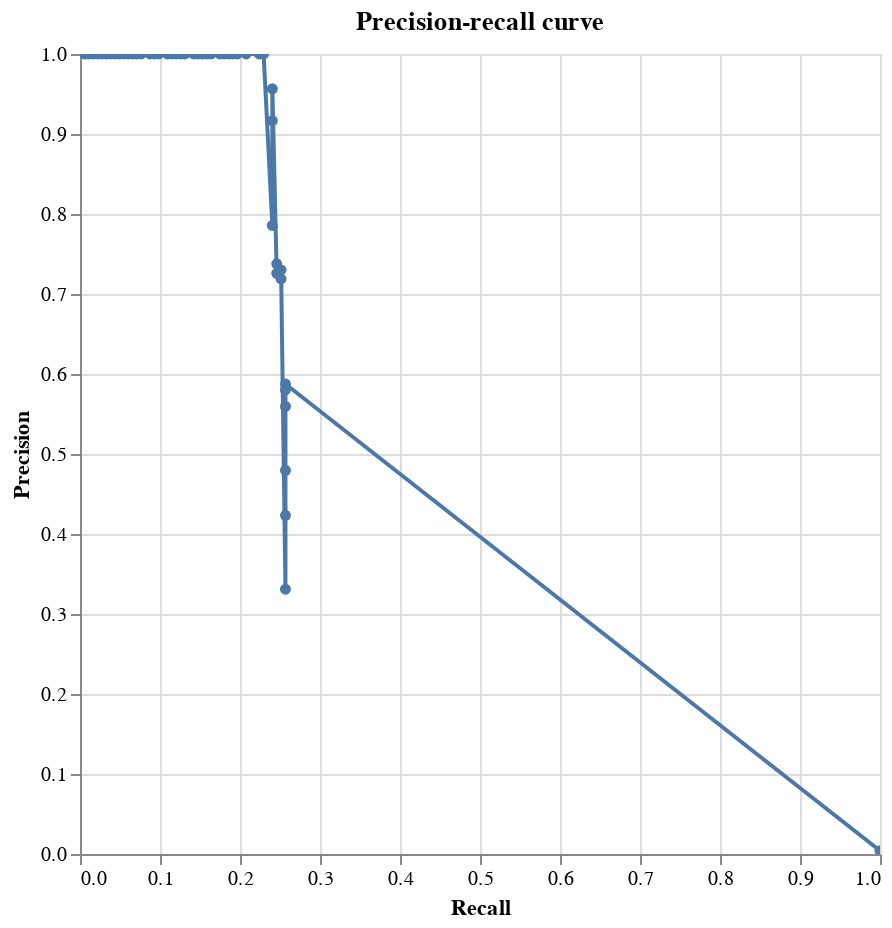

Notebook code cell kept with this figure:
### Code cell
precision_recall_chart(labels_and_scores, spark)

### Figure 1 — Vega-Lite specification as saved in the notebook (floating-point values rounded to 4 significant figures)
{"$schema": "https://vega.github.io/schema/vega-lite/v4.8.1.json", "config": {"view": {"continuousHeight": 300, "continuousWidth": 400}}, "data": {"name": "data-fadd0e93e9546856cbc745a99e65285d", "values": [{"FN": 0, "FN_rate": 0, "FP": 44667, "FP_rate": 1, "N": 44667, "N_rate": 0.9959, "P": 183, "P_rate": 0.00408, "TN": 0, "TN_rate": 0, "TP": 183, "TP_rate": 1, "precision": 0.00408, "recall": 1, "row_count": 44850, "truth_threshold": 0}, {"FN": 136, "FN_rate": 0.7432, "FP": 95, "FP_rate": 0.002127, "N": 44667, "N_rate": 0.9959, "P": 183, "P_rate": 0.00408, "TN": 44572, "TN_rate": 0.9979, "TP": 47, "TP_rate": 0.2568, "precision": 0.331, "recall": 0.2568, "row_count": 44850, "truth_threshold": 0.004529}, {"FN": 136, "FN_rate": 0.7432, "FP": 64, "FP_rate": 0.001433, "N": 44667, "N_rate": 0.9959, "P": 183, "P_rate": 0.00408, "TN": 44603, "TN_rate": 0.9986, "TP": 47, "TP_rate": 0.2568, "precision": 0.4234, "recall": 0.2568, "row_count": 44850, "truth_threshold": 0.009696}, {"FN": 136, "FN_rate": 0.7432, "FP": 51, "FP_rate": 0.001142, "N": 44667, "N_rate": 0.9959, "P": 183, "P_rate": 0.00408, "TN": 44616, "TN_rate": 0.9989, "TP": 47, "TP_rate": 0.2568, "precision": 0.4796, "recall": 0.2568, "row_count": 44850, "truth_threshold": 0.01086}, {"FN": 136, "FN_rate": 0.7432, "FP": 37, "FP_rate": 0.0008284, "N": 44667, "N_rate": 0.9959, "P": 183, "P_rate": 0.00408, "TN": 44630, "TN_rate": 0.9992, "TP": 47, "TP_rate": 0.2568, "precision": 0.5595, "recall": 0.2568, "row_count": 44850, "truth_threshold": 0.02307}, {"FN": 136, "FN_rate": 0.7432, "FP": 34, "FP_rate": 0.0007612, "N": 44667, "N_rate": 0.9959, "P": 183, "P_rate": 0.00408, "TN": 44633, "TN_rate": 0.9992, "TP": 47, "TP_rate": 0.2568, "precision": 0.5802, "recall": 0.2568, "row_count": 44850, "truth_threshold": 0.04207}, {"FN": 136, "FN_rate": 0.7432, "FP": 33, "FP_rate": 0.0007388, "N": 44667, "N_rate": 0.9959, "P": 183, "P_rate": 0.00408, "TN": 44634, "TN_rate": 0.9993, "TP": 47, "TP_rate": 0.2568, "precision": 0.5875, "recall": 0.2568, "row_count": 44850, "truth_threshold": 0.05451}, {"FN": 137, "FN_rate": 0.7486, "FP": 18, "FP_rate": 0.000403, "N": 44667, "N_rate": 0.9959, "P": 183, "P_rate": 0.00408, "TN": 44649, "TN_rate": 0.9996, "TP": 46, "TP_rate": 0.2514, "precision": 0.7188, "recall": 0.2514, "row_count": 44850, "truth_threshold": 0.05999}, {"FN": 137, "FN_rate": 0.7486, "FP": 17, "FP_rate": 0.0003806, "N": 44667, "N_rate": 0.9959, "P": 183, "P_rate": 0.00408, "TN": 44650, "TN_rate": 0.9996, "TP": 46, "TP_rate": 0.2514, "precision": 0.7302, "recall": 0.2514, "row_count": 44850, "truth_threshold": 0.08191}, {"FN": 138, "FN_rate": 0.7541, "FP": 17, "FP_rate": 0.0003806, "N": 44667, "N_rate": 0.9959, "P": 183, "P_rate": 0.00408, "TN": 44650, "TN_rate": 0.9996, "TP": 45, "TP_rate": 0.2459, "precision": 0.7258, "recall": 0.2459, "row_count": 44850, "truth_threshold": 0.09581}, {"FN": 138, "FN_rate": 0.7541, "FP": 16, "FP_rate": 0.0003582, "N": 44667, "N_rate": 0.9959, "P": 183, "P_rate": 0.00408, "TN": 44651, "TN_rate": 0.9996, "TP": 45, "TP_rate": 0.2459, "precision": 0.7377, "recall": 0.2459, "row_count": 44850, "truth_threshold": 0.1104}, {"FN": 139, "FN_rate": 0.7596, "FP": 12, "FP_rate": 0.0002687, "N": 44667, "N_rate": 0.9959, "P": 183, "P_rate": 0.00408, "TN": 44655, "TN_rate": 0.9997, "TP": 44, "TP_rate": 0.2404, "precision": 0.7857, "recall": 0.2404, "row_count": 44850, "truth_threshold": 0.1221}, {"FN": 139, "FN_rate": 0.7596, "FP": 4, "FP_rate": 8.955e-05, "N": 44667, "N_rate": 0.9959, "P": 183, "P_rate": 0.00408, "TN": 44663, "TN_rate": 0.9999, "TP": 44, "TP_rate": 0.2404, "precision": 0.9167, "recall": 0.2404, "row_count": 44850, "truth_threshold": 0.1334}, {"FN": 139, "FN_rate": 0.7596, "FP": 2, "FP_rate": 4.478e-05, "N": 44667, "N_rate": 0.9959, "P": 183, "P_rate": 0.00408, "TN": 44665, "TN_rate": 1.0, "TP": 44, "TP_rate": 0.2404, "precision": 0.9565, "recall": 0.2404, "row_count": 44850, "truth_threshold": 0.2304}, {"FN": 141, "FN_rate": 0.7705, "FP": 0, "FP_rate": 0, "N": 44667, "N_rate": 0.9959, "P": 183, "P_rate": 0.00408, "TN": 44667, "TN_rate": 1, "TP": 42, "TP_rate": 0.2295, "precision": 1, "recall": 0.2295, "row_count": 44850, "truth_threshold": 0.324}, {"FN": 142, "FN_rate": 0.776, "FP": 0, "FP_rate": 0, "N": 44667, "N_rate": 0.9959, "P": 183, "P_rate": 0.00408, "TN": 44667, "TN_rate": 1, "TP": 41, "TP_rate": 0.224, "precision": 1, "recall": 0.224, "row_count": 44850, "truth_threshold": 0.6832}, {"FN": 145, "FN_rate": 0.7923, "FP": 0, "FP_rate": 0, "N": 44667, "N_rate": 0.9959, "P": 183, "P_rate": 0.00408, "TN": 44667, "TN_rate": 1, "TP": 38, "TP_rate": 0.2077, "precision": 1, "recall": 0.2077, "row_count": 44850, "truth_threshold": 0.8388}, {"FN": 147, "FN_rate": 0.8033, "FP": 0, "FP_rate": 0, "N": 44667, "N_rate": 0.9959, "P": 183, "P_rate": 0.00408, "TN": 44667, "TN_rate": 1, "TP": 36, "TP_rate": 0.1967, "precision": 1, "recall": 0.1967, "row_count": 44850, "truth_threshold": 0.8413}, {"FN": 148, "FN_rate": 0.8087, "FP": 0, "FP_rate": 0, "N": 44667, "N_rate": 0.9959, "P": 183, "P_rate": 0.00408, "TN": 44667, "TN_rate": 1, "TP": 35, "TP_rate": 0.1913, "precision": 1, "recall": 0.1913, "row_count": 44850, "truth_threshold": 0.879}, {"FN": 149, "FN_rate": 0.8142, "FP": 0, "FP_rate": 0, "N": 44667, "N_rate": 0.9959, "P": 183, "P_rate": 0.00408, "TN": 44667, "TN_rate": 1, "TP": 34, "TP_rate": 0.1858, "precision": 1, "recall": 0.1858, "row_count": 44850, "truth_threshold": 0.956}, {"FN": 150, "FN_rate": 0.8197, "FP": 0, "FP_rate": 0, "N": 44667, "N_rate": 0.9959, "P": 183, "P_rate": 0.00408, "TN": 44667, "TN_rate": 1, "TP": 33, "TP_rate": 0.1803, "precision": 1, "recall": 0.1803, "row_count": 44850, "truth_threshold": 0.9571}, {"FN": 151, "FN_rate": 0.8251, "FP": 0, "FP_rate": 0, "N": 44667, "N_rate": 0.9959, "P": 183, "P_rate": 0.00408, "TN": 44667, "TN_rate": 1, "TP": 32, "TP_rate": 0.1749, "precision": 1, "recall": 0.1749, "row_count": 44850, "truth_threshold": 0.9738}, {"FN": 153, "FN_rate": 0.8361, "FP": 0, "FP_rate": 0, "N": 44667, "N_rate": 0.9959, "P": 183, "P_rate": 0.00408, "TN": 44667, "TN_rate": 1, "TP": 30, "TP_rate": 0.1639, "precision": 1, "recall": 0.1639, "row_count": 44850, "truth_threshold": 0.9818}, {"FN": 154, "FN_rate": 0.8415, "FP": 0, "FP_rate": 0, "N": 44667, "N_rate": 0.9959, "P": 183, "P_rate": 0.00408, "TN": 44667, "TN_rate": 1, "TP": 29, "TP_rate": 0.1585, "precision": 1, "recall": 0.1585, "row_count": 44850, "truth_threshold": 0.9872}, {"FN": 155, "FN_rate": 0.847, "FP": 0, "FP_rate": 0, "N": 44667, "N_rate": 0.9959, "P": 183, "P_rate": 0.00408, "TN": 44667, "TN_rate": 1, "TP": 28, "TP_rate": 0.153, "precision": 1, "recall": 0.153, "row_count": 44850, "truth_threshold": 0.9877}, {"FN": 156, "FN_rate": 0.8525, "FP": 0, "FP_rate": 0, "N": 44667, "N_rate": 0.9959, "P": 183, "P_rate": 0.00408, "TN": 44667, "TN_rate": 1, "TP": 27, "TP_rate": 0.1475, "precision": 1, "recall": 0.1475, "row_count": 44850, "truth_threshold": 0.9914}, {"FN": 157, "FN_rate": 0.8579, "FP": 0, "FP_rate": 0, "N": 44667, "N_rate": 0.9959, "P": 183, "P_rate": 0.00408, "TN": 44667, "TN_rate": 1, "TP": 26, "TP_rate": 0.1421, "precision": 1, "recall": 0.1421, "row_count": 44850, "truth_threshold": 0.9935}, {"FN": 159, "FN_rate": 0.8689, "FP": 0, "FP_rate": 0, "N": 44667, "N_rate": 0.9959, "P": 183, "P_rate": 0.00408, "TN": 44667, "TN_rate": 1, "TP": 24, "TP_rate": 0.1311, "precision": 1, "recall": 0.1311, "row_count": 44850, "truth_threshold": 0.9976}, {"FN": 160, "FN_rate": 0.8743, "FP": 0, "FP_rate": 0, "N": 44667, "N_rate": 0.9959, "P": 183, "P_rate": 0.00408, "TN": 44667, "TN_rate": 1, "TP": 23, "TP_rate": 0.1257, "precision": 1, "recall": 0.1257, "row_count": 44850, "truth_threshold": 0.9986}, {"FN": 161, "FN_rate": 0.8798, "FP": 0, "FP_rate": 0, "N": 44667, "N_rate": 0.9959, "P": 183, "P_rate": 0.00408, "TN": 44667, "TN_rate": 1, "TP": 22, "TP_rate": 0.1202, "precision": 1, "recall": 0.1202, "row_count": 44850, "truth_threshold": 0.9987}, {"FN": 162, "FN_rate": 0.8852, "FP": 0, "FP_rate": 0, "N": 44667, "N_rate": 0.9959, "P": 183, "P_rate": 0.00408, "TN": 44667, "TN_rate": 1, "TP": 21, "TP_rate": 0.1148, "precision": 1, "recall": 0.1148, "row_count": 44850, "truth_threshold": 0.9994}, {"FN": 163, "FN_rate": 0.8907, "FP": 0, "FP_rate": 0, "N": 44667, "N_rate": 0.9959, "P": 183, "P_rate": 0.00408, "TN": 44667, "TN_rate": 1, "TP": 20, "TP_rate": 0.1093, "precision": 1, "recall": 0.1093, "row_count": 44850, "truth_threshold": 0.9997}, {"FN": 165, "FN_rate": 0.9016, "FP": 0, "FP_rate": 0, "N": 44667, "N_rate": 0.9959, "P": 183, "P_rate": 0.00408, "TN": 44667, "TN_rate": 1, "TP": 18, "TP_rate": 0.09836, "precision": 1, "recall": 0.09836, "row_count": 44850, "truth_threshold": 0.9998}, {"FN": 166, "FN_rate": 0.9071, "FP": 0, "FP_rate": 0, "N": 44667, "N_rate": 0.9959, "P": 183, "P_rate": 0.00408, "TN": 44667, "TN_rate": 1, "TP": 17, "TP_rate": 0.0929, "precision": 1, "recall": 0.0929, "row_count": 44850, "truth_threshold": 0.9999}, {"FN": 167, "FN_rate": 0.9126, "FP": 0, "FP_rate": 0, "N": 44667, "N_rate": 0.9959, "P": 183, "P_rate": 0.00408, "TN": 44667, "TN_rate": 1, "TP": 16, "TP_rate": 0.08743, "precision": 1, "recall": 0.08743, "row_count": 44850, "truth_threshold": 0.9999}, {"FN": 169, "FN_rate": 0.9235, "FP": 0, "FP_rate": 0, "N": 44667, "N_rate": 0.9959, "P": 183, "P_rate": 0.00408, "TN": 44667, "TN_rate": 1, "TP": 14, "TP_rate": 0.0765, "precision": 1, "recall": 0.0765, "row_count": 44850, "truth_threshold": 0.9999}, {"FN": 170, "FN_rate": 0.929, "FP": 0, "FP_rate": 0, "N": 44667, "N_rate": 0.9959, "P": 183, "P_rate": 0.00408, "TN": 44667, "TN_rate": 1, "TP": 13, "TP_rate": 0.07104, "precision": 1, "recall": 0.07104, "row_count": 44850, "truth_threshold": 0.9999}, {"FN": 171, "FN_rate": 0.9344, "FP": 0, "FP_rate": 0, "N": 44667, "N_rate": 0.9959, "P": 183, "P_rate": 0.00408, "TN": 44667, "TN_rate": 1, "TP": 12, "TP_rate": 0.06557, "precision": 1, "recall": 0.06557, "row_count": 44850, "truth_threshold": 1.0}, {"FN": 172, "FN_rate": 0.9399, "FP": 0, "FP_rate": 0, "N": 44667, "N_rate": 0.9959, "P": 183, "P_rate": 0.00408, "TN": 44667, "TN_rate": 1, "TP": 11, "TP_rate": 0.06011, "precision": 1, "recall": 0.06011, "row_count": 44850, "truth_threshold": 1.0}, {"FN": 173, "FN_rate": 0.9454, "FP": 0, "FP_rate": 0, "N": 44667, "N_rate": 0.9959, "P": 183, "P_rate": 0.00408, "TN": 44667, "TN_rate": 1, "TP": 10, "TP_rate": 0.05464, "precision": 1, "recall": 0.05464, "row_count": 44850, "truth_threshold": 1.0}, {"FN": 174, "FN_rate": 0.9508, "FP": 0, "FP_rate": 0, "N": 44667, "N_rate": 0.9959, "P": 183, "P_rate": 0.00408, "TN": 44667, "TN_rate": 1, "TP": 9, "TP_rate": 0.04918, "precision": 1, "recall": 0.04918, "row_count": 44850, "truth_threshold": 1.0}, {"FN": 175, "FN_rate": 0.9563, "FP": 0, "FP_rate": 0, "N": 44667, "N_rate": 0.9959, "P": 183, "P_rate": 0.00408, "TN": 44667, "TN_rate": 1, "TP": 8, "TP_rate": 0.04372, "precision": 1, "recall": 0.04372, "row_count": 44850, "truth_threshold": 1.0}, {"FN": 176, "FN_rate": 0.9617, "FP": 0, "FP_rate": 0, "N": 44667, "N_rate": 0.9959, "P": 183, "P_rate": 0.00408, "TN": 44667, "TN_rate": 1, "TP": 7, "TP_rate": 0.03825, "precision": 1, "recall": 0.03825, "row_count": 44850, "truth_threshold": 1.0}, {"FN": 177, "FN_rate": 0.9672, "FP": 0, "FP_rate": 0, "N": 44667, "N_rate": 0.9959, "P": 183, "P_rate": 0.00408, "TN": 44667, "TN_rate": 1, "TP": 6, "TP_rate": 0.03279, "precision": 1, "recall": 0.03279, "row_count": 44850, "truth_threshold": 1.0}, {"FN": 178, "FN_rate": 0.9727, "FP": 0, "FP_rate": 0, "N": 44667, "N_rate": 0.9959, "P": 183, "P_rate": 0.00408, "TN": 44667, "TN_rate": 1, "TP": 5, "TP_rate": 0.02732, "precision": 1, "recall": 0.02732, "row_count": 44850, "truth_threshold": 1.0}, {"FN": 179, "FN_rate": 0.9781, "FP": 0, "FP_rate": 0, "N": 44667, "N_rate": 0.9959, "P": 183, "P_rate": 0.00408, "TN": 44667, "TN_rate": 1, "TP": 4, "TP_rate": 0.02186, "precision": 1, "recall": 0.02186, "row_count": 44850, "truth_threshold": 1.0}, {"FN": 180, "FN_rate": 0.9836, "FP": 0, "FP_rate": 0, "N": 44667, "N_rate": 0.9959, "P": 183, "P_rate": 0.00408, "TN": 44667, "TN_rate": 1, "TP": 3, "TP_rate": 0.01639, "precision": 1, "recall": 0.01639, "row_count": 44850, "truth_threshold": 1.0}, {"FN": 181, "FN_rate": 0.9891, "FP": 0, "FP_rate": 0, "N": 44667, "N_rate": 0.9959, "P": 183, "P_rate": 0.00408, "TN": 44667, "TN_rate": 1, "TP": 2, "TP_rate": 0.01093, "precision": 1, "recall": 0.01093, "row_count": 44850, "truth_threshold": 1.0}, {"FN": 182, "FN_rate": 0.9945, "FP": 0, "FP_rate": 0, "N": 44667, "N_rate": 0.9959, "P": 183, "P_rate": 0.00408, "TN": 44667, "TN_rate": 1, "TP": 1, "TP_rate": 0.005464, "precision": 1, "recall": 0.005464, "row_count": 44850, "truth_threshold": 1.0}]}, "encoding": {"tooltip": [{"field": "truth_threshold", "type": "quantitative"}, {"field": "FP_rate", "type": "quantitative"}, {"field": "TP_rate", "type": "quantitative"}, {"field": "TP", "type": "quantitative"}, {"field": "TN", "type": "quantitative"}, {"field": "FP", "type": "quantitative"}, {"field": "FN", "type": "quantitative"}, {"field": "precision", "type": "quantitative"}, {"field": "recall", "type": "quantitative"}], "x": {"field": "recall", "sort": ["-recall"], "title": "Recall", "type": "quantitative"}, "y": {"field": "precision", "sort": ["-precision"], "title": "Precision", "type": "quantitative"}}, "height": 400, "mark": {"clip": true, "point": true, "type": "line"}, "title": "Precision-recall curve", "width": 400}
